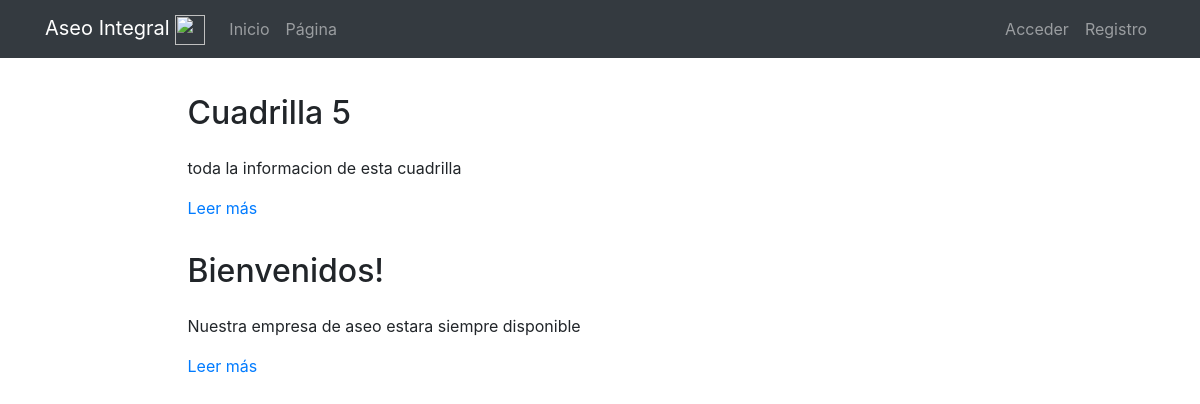
The page /pages/ on the database its author committed.
### pages/models.py (models this page shows, shortened)
class Page(models.Model):
    title = models.CharField(verbose_name="Título", max_length=200)
    content = RichTextField(verbose_name="Contenido")
    order = models.SmallIntegerField(verbose_name="Orden", default=0)
    created = models.DateTimeField(auto_now_add=True, verbose_name="Fecha de creación")
    updated = models.DateTimeField(auto_now=True, verbose_name="Fecha de edición")
    class Meta:
        verbose_name = "página"
        verbose_name_plural = "páginas"
        ordering = ['order', 'title']

### pages/views.py (the view)
# urls.py: path('', PageListView.as_view(), name='pages'),
class PageListView(ListView):
    model = Page

### pages/templates/pages/page_list.html (shortened to what this page needs)
{% extends 'core/base.html' %}
{% load static %}
{% block content %}
{% include 'pages/includes/pages_menu.html' %}
<main role="main">
  <div class="container mb-4">
    {% for page in page_list|dictsort:"id" reversed %}
      <div class="row mt-3">
        <div class="col-md-9 mx-auto">
          <h2 class="mb-4">{{page.title}}</h2>
          <div>
            <p>{{page.content|striptags|safe|truncatechars:"200"}}</p>
            <p><a href="{% url 'pages:page' page.id page.title|slugify %}">Leer más</a>
            </p>
          </div>
        </div>
      </div>
    {% endfor %}
  </div>
</main>
{% endblock %}

### core/static/core/css/main.css (style rules this page uses)
main { padding-top: 20px; }
:root { --jumbotron-padding-y: 3rem; }

### rows shown on the page
Page: title "Cuadrilla 5", content "toda la informacion de esta cuadrilla"
Page: title "Bienvenidos!", content "Nuestra empresa de aseo estara siempre disponible"
